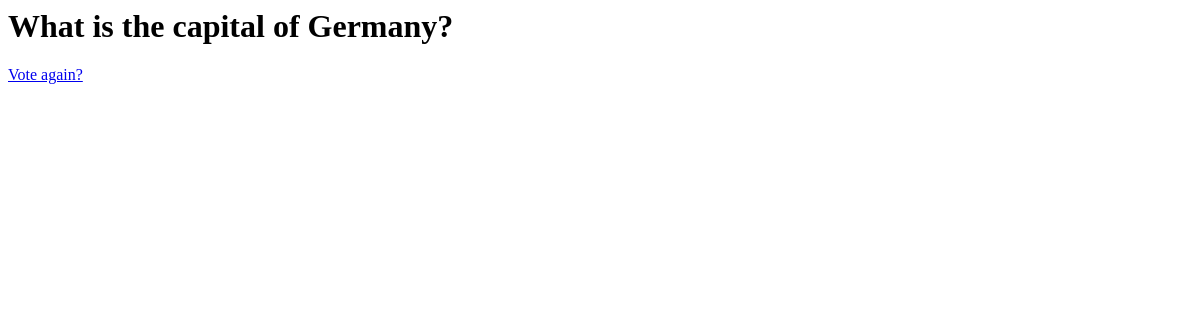
/polls/2/results, run on an earlier commit of the app's database.
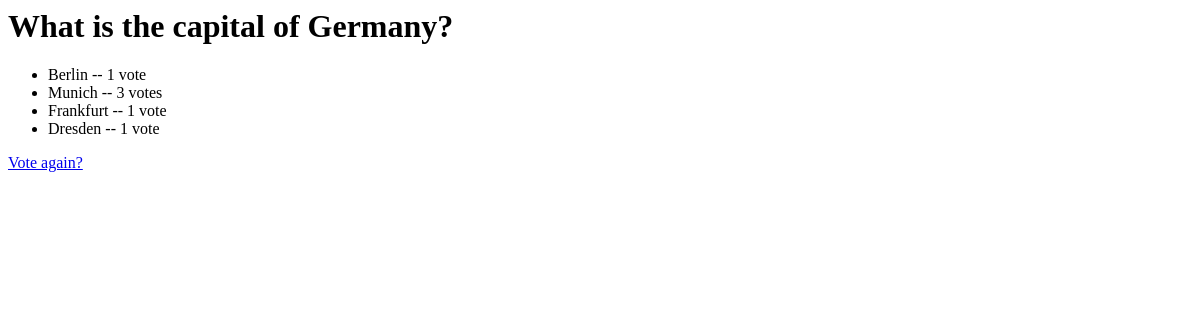
And on a later commit of the database.
### polls/models.py (models this page shows, shortened)
class Question(models.Model):
    question_text = models.CharField(max_length=200)
    pub_date = models.DateTimeField('date published')

class Choice(models.Model):
    question = models.ForeignKey(Question, on_delete=models.CASCADE)
    choice_text = models.CharField(max_length=200)
    votes = models.IntegerField(default=0)

### polls/views.py (the view)
# urls.py: path('<int:pk>/results', views.ResultsView.as_view(), name='results'),
class ResultsView(generic.DetailView):
    model = Question
    template_name = 'polls/results.html'

### polls/templates/polls/results.html
<h1>{{ question.question_text }}</h1>
<ul>
{% for choice in question.choice_set.all %}
    <li>{{ choice.choice_text }} -- {{ choice.votes }} vote{{ choice.votes|pluralize }}</li>
{% endfor %}
</ul>
<a href="{% url 'polls:detail' question.id %}">Vote again?</a>

What changed in the data, as far as the page shows it:
added Choice: choice_text "Berlin", votes "1"
added Choice: choice_text "Munich", votes "3"
added Choice: choice_text "Frankfurt", votes "1"
added Choice: choice_text "Dresden", votes "1"
